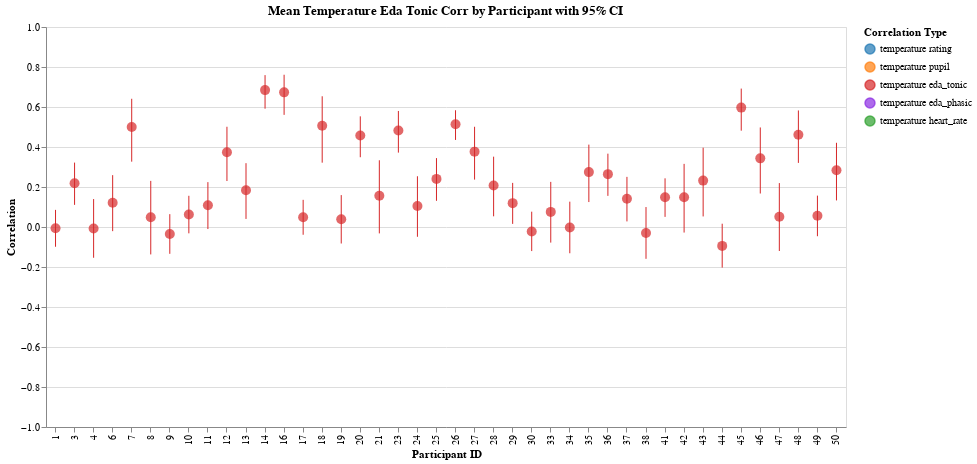

This figure's notebook cell:
### Markdown cell above
## Temperature / EDA Tonic

### Code cell
# Note that correlation values are slightly higher if we'd used detrended EDA tonic
# components (see eda.py)
# EDA tonic detrended > EDA tonic > EDA raw > EDA phasic
col1, col2 = "temperature", "eda_tonic"

corr_by_trial = calculate_correlations_by_trial(df, col1, col2)
corr_by_participant = aggregate_correlations_fisher_z(
    corr_by_trial, col1, col2, "participant_id", include_ci=True
)
# plot_correlations_by_trial(corr_by_trial, col1, col2)
eda_tonic = plot_correlations_by_participant(
    corr_by_participant, col1, col2, with_config=-False, color_map=COLORS
)
eda_tonic

### Figure 1 — Vega-Lite specification as saved in the notebook (floating-point values rounded to 4 significant figures)
{"config": {"view": {"continuousWidth": 300, "continuousHeight": 300}}, "layer": [{"mark": {"type": "rule"}, "encoding": {"color": {"field": "correlation_type", "legend": {"labelExpr": "replace(replace(datum.label, '_corr', ''), '_', ' ')", "title": "Correlation Type"}, "scale": {"domain": ["temperature_rating_corr", "temperature_pupil_corr", "temperature_eda_tonic_corr", "temperature_eda_phasic_corr", "temperature_heart_rate_corr"], "range": ["#1f77b4", "#ff7f0e", "#d62728", "#8a2be2", "#2ca02c"]}, "type": "nominal"}, "x": {"axis": {"title": "Participant ID"}, "field": "participant_id", "type": "ordinal"}, "y": {"axis": {"title": "Correlation"}, "field": "participant_id_temperature_eda_tonic_corr_ci_lower", "scale": {"domain": [-1, 1]}, "type": "quantitative"}, "y2": {"field": "participant_id_temperature_eda_tonic_corr_ci_upper"}}, "title": "Mean Temperature Eda Tonic Corr by Participant with 95% CI"}, {"mark": {"type": "circle", "size": 100}, "encoding": {"color": {"field": "correlation_type", "legend": {"labelExpr": "replace(replace(datum.label, '_corr', ''), '_', ' ')", "title": "Correlation Type"}, "scale": {"domain": ["temperature_rating_corr", "temperature_pupil_corr", "temperature_eda_tonic_corr", "temperature_eda_phasic_corr", "temperature_heart_rate_corr"], "range": ["#1f77b4", "#ff7f0e", "#d62728", "#8a2be2", "#2ca02c"]}, "type": "nominal"}, "tooltip": [{"field": "participant_id", "title": "Participant", "type": "nominal"}, {"field": "participant_id_temperature_eda_tonic_corr_mean", "format": ".3f", "title": "Mean Correlation", "type": "quantitative"}, {"field": "participant_id_temperature_eda_tonic_corr_ci_lower", "format": ".3f", "title": "CI Lower", "type": "quantitative"}, {"field": "participant_id_temperature_eda_tonic_corr_ci_upper", "format": ".3f", "title": "CI Upper", "type": "quantitative"}], "x": {"axis": {"title": "Participant ID"}, "field": "participant_id", "type": "ordinal"}, "y": {"field": "participant_id_temperature_eda_tonic_corr_mean", "type": "quantitative"}}, "title": "Mean Temperature Eda Tonic Corr by Participant with 95% CI"}], "data": {"name": "data-acbb6e34c3b6b067cfcdd8a71e4018d1"}, "height": 400, "width": 800, "$schema": "https://vega.github.io/schema/vega-lite/v5.20.1.json", "datasets": {"data-acbb6e34c3b6b067cfcdd8a71e4018d1": [{"participant_id": 1, "participant_id_temperature_eda_tonic_corr_mean": -0.006659, "participant_id_temperature_eda_tonic_corr_ci_lower": -0.09881, "participant_id_temperature_eda_tonic_corr_ci_upper": 0.0856, "correlation_type": "temperature_eda_tonic_corr"}, {"participant_id": 3, "participant_id_temperature_eda_tonic_corr_mean": 0.2189, "participant_id_temperature_eda_tonic_corr_ci_lower": 0.1106, "participant_id_temperature_eda_tonic_corr_ci_upper": 0.322, "correlation_type": "temperature_eda_tonic_corr"}, {"participant_id": 4, "participant_id_temperature_eda_tonic_corr_mean": -0.007275, "participant_id_temperature_eda_tonic_corr_ci_lower": -0.1539, "participant_id_temperature_eda_tonic_corr_ci_upper": 0.1397, "correlation_type": "temperature_eda_tonic_corr"}, {"participant_id": 6, "participant_id_temperature_eda_tonic_corr_mean": 0.1216, "participant_id_temperature_eda_tonic_corr_ci_lower": -0.02085, "participant_id_temperature_eda_tonic_corr_ci_upper": 0.2593, "correlation_type": "temperature_eda_tonic_corr"}, {"participant_id": 7, "participant_id_temperature_eda_tonic_corr_mean": 0.5002, "participant_id_temperature_eda_tonic_corr_ci_lower": 0.3267, "participant_id_temperature_eda_tonic_corr_ci_upper": 0.6411, "correlation_type": "temperature_eda_tonic_corr"}, {"participant_id": 8, "participant_id_temperature_eda_tonic_corr_mean": 0.04836, "participant_id_temperature_eda_tonic_corr_ci_lower": -0.1372, "participant_id_temperature_eda_tonic_corr_ci_upper": 0.2306, "correlation_type": "temperature_eda_tonic_corr"}, {"participant_id": 9, "participant_id_temperature_eda_tonic_corr_mean": -0.0353, "participant_id_temperature_eda_tonic_corr_ci_lower": -0.1341, "participant_id_temperature_eda_tonic_corr_ci_upper": 0.06422, "correlation_type": "temperature_eda_tonic_corr"}, {"participant_id": 10, "participant_id_temperature_eda_tonic_corr_mean": 0.06273, "participant_id_temperature_eda_tonic_corr_ci_lower": -0.03168, "participant_id_temperature_eda_tonic_corr_ci_upper": 0.156, "correlation_type": "temperature_eda_tonic_corr"}, {"participant_id": 11, "participant_id_temperature_eda_tonic_corr_mean": 0.1086, "participant_id_temperature_eda_tonic_corr_ci_lower": -0.01021, "participant_id_temperature_eda_tonic_corr_ci_upper": 0.2243, "correlation_type": "temperature_eda_tonic_corr"}, {"participant_id": 12, "participant_id_temperature_eda_tonic_corr_mean": 0.3735, "participant_id_temperature_eda_tonic_corr_ci_lower": 0.2298, "participant_id_temperature_eda_tonic_corr_ci_upper": 0.5012, "correlation_type": "temperature_eda_tonic_corr"}, {"participant_id": 13, "participant_id_temperature_eda_tonic_corr_mean": 0.1834, "participant_id_temperature_eda_tonic_corr_ci_lower": 0.04039, "participant_id_temperature_eda_tonic_corr_ci_upper": 0.3191, "correlation_type": "temperature_eda_tonic_corr"}, {"participant_id": 14, "participant_id_temperature_eda_tonic_corr_mean": 0.6845, "participant_id_temperature_eda_tonic_corr_ci_lower": 0.5916, "participant_id_temperature_eda_tonic_corr_ci_upper": 0.7594, "correlation_type": "temperature_eda_tonic_corr"}, {"participant_id": 16, "participant_id_temperature_eda_tonic_corr_mean": 0.6732, "participant_id_temperature_eda_tonic_corr_ci_lower": 0.5607, "participant_id_temperature_eda_tonic_corr_ci_upper": 0.7613, "correlation_type": "temperature_eda_tonic_corr"}, {"participant_id": 17, "participant_id_temperature_eda_tonic_corr_mean": 0.04888, "participant_id_temperature_eda_tonic_corr_ci_lower": -0.03881, "participant_id_temperature_eda_tonic_corr_ci_upper": 0.1358, "correlation_type": "temperature_eda_tonic_corr"}, {"participant_id": 18, "participant_id_temperature_eda_tonic_corr_mean": 0.5061, "participant_id_temperature_eda_tonic_corr_ci_lower": 0.3216, "participant_id_temperature_eda_tonic_corr_ci_upper": 0.6537, "correlation_type": "temperature_eda_tonic_corr"}, {"participant_id": 19, "participant_id_temperature_eda_tonic_corr_mean": 0.03904, "participant_id_temperature_eda_tonic_corr_ci_lower": -0.08255, "participant_id_temperature_eda_tonic_corr_ci_upper": 0.1595, "correlation_type": "temperature_eda_tonic_corr"}, {"participant_id": 20, "participant_id_temperature_eda_tonic_corr_mean": 0.4571, "participant_id_temperature_eda_tonic_corr_ci_lower": 0.3489, "participant_id_temperature_eda_tonic_corr_ci_upper": 0.5533, "correlation_type": "temperature_eda_tonic_corr"}, {"participant_id": 21, "participant_id_temperature_eda_tonic_corr_mean": 0.1562, "participant_id_temperature_eda_tonic_corr_ci_lower": -0.03198, "participant_id_temperature_eda_tonic_corr_ci_upper": 0.3336, "correlation_type": "temperature_eda_tonic_corr"}, {"participant_id": 23, "participant_id_temperature_eda_tonic_corr_mean": 0.4828, "participant_id_temperature_eda_tonic_corr_ci_lower": 0.3719, "participant_id_temperature_eda_tonic_corr_ci_upper": 0.5801, "correlation_type": "temperature_eda_tonic_corr"}, {"participant_id": 24, "participant_id_temperature_eda_tonic_corr_mean": 0.1048, "participant_id_temperature_eda_tonic_corr_ci_lower": -0.04895, "participant_id_temperature_eda_tonic_corr_ci_upper": 0.2537, "correlation_type": "temperature_eda_tonic_corr"}, {"participant_id": 25, "participant_id_temperature_eda_tonic_corr_mean": 0.2406, "participant_id_temperature_eda_tonic_corr_ci_lower": 0.1309, "participant_id_temperature_eda_tonic_corr_ci_upper": 0.3445, "correlation_type": "temperature_eda_tonic_corr"}, {"participant_id": 26, "participant_id_temperature_eda_tonic_corr_mean": 0.5133, "participant_id_temperature_eda_tonic_corr_ci_lower": 0.4353, "participant_id_temperature_eda_tonic_corr_ci_upper": 0.5837, "correlation_type": "temperature_eda_tonic_corr"}, {"participant_id": 27, "participant_id_temperature_eda_tonic_corr_mean": 0.3767, "participant_id_temperature_eda_tonic_corr_ci_lower": 0.237, "participant_id_temperature_eda_tonic_corr_ci_upper": 0.5011, "correlation_type": "temperature_eda_tonic_corr"}, {"participant_id": 28, "participant_id_temperature_eda_tonic_corr_mean": 0.2074, "participant_id_temperature_eda_tonic_corr_ci_lower": 0.05343, "participant_id_temperature_eda_tonic_corr_ci_upper": 0.3517, "correlation_type": "temperature_eda_tonic_corr"}, {"participant_id": 29, "participant_id_temperature_eda_tonic_corr_mean": 0.1194, "participant_id_temperature_eda_tonic_corr_ci_lower": 0.01561, "participant_id_temperature_eda_tonic_corr_ci_upper": 0.2206, "correlation_type": "temperature_eda_tonic_corr"}, {"participant_id": 30, "participant_id_temperature_eda_tonic_corr_mean": -0.0221, "participant_id_temperature_eda_tonic_corr_ci_lower": -0.1204, "participant_id_temperature_eda_tonic_corr_ci_upper": 0.07659, "correlation_type": "temperature_eda_tonic_corr"}, {"participant_id": 33, "participant_id_temperature_eda_tonic_corr_mean": 0.07553, "participant_id_temperature_eda_tonic_corr_ci_lower": -0.078, "participant_id_temperature_eda_tonic_corr_ci_upper": 0.2256, "correlation_type": "temperature_eda_tonic_corr"}, {"participant_id": 34, "participant_id_temperature_eda_tonic_corr_mean": -0.002357, "participant_id_temperature_eda_tonic_corr_ci_lower": -0.1313, "participant_id_temperature_eda_tonic_corr_ci_upper": 0.1267, "correlation_type": "temperature_eda_tonic_corr"}, {"participant_id": 35, "participant_id_temperature_eda_tonic_corr_mean": 0.2744, "participant_id_temperature_eda_tonic_corr_ci_lower": 0.1247, "participant_id_temperature_eda_tonic_corr_ci_upper": 0.4119, "correlation_type": "temperature_eda_tonic_corr"}, {"participant_id": 36, "participant_id_temperature_eda_tonic_corr_mean": 0.2643, "participant_id_temperature_eda_tonic_corr_ci_lower": 0.1557, "participant_id_temperature_eda_tonic_corr_ci_upper": 0.3667, "correlation_type": "temperature_eda_tonic_corr"}, {"participant_id": 37, "participant_id_temperature_eda_tonic_corr_mean": 0.1411, "participant_id_temperature_eda_tonic_corr_ci_lower": 0.02793, "participant_id_temperature_eda_tonic_corr_ci_upper": 0.2506, "correlation_type": "temperature_eda_tonic_corr"}, {"participant_id": 38, "participant_id_temperature_eda_tonic_corr_mean": -0.03019, "participant_id_temperature_eda_tonic_corr_ci_lower": -0.1591, "participant_id_temperature_eda_tonic_corr_ci_upper": 0.09973, "correlation_type": "temperature_eda_tonic_corr"}, {"participant_id": 41, "participant_id_temperature_eda_tonic_corr_mean": 0.1484, "participant_id_temperature_eda_tonic_corr_ci_lower": 0.05056, "participant_id_temperature_eda_tonic_corr_ci_upper": 0.2434, "correlation_type": "temperature_eda_tonic_corr"}, {"participant_id": 42, "participant_id_temperature_eda_tonic_corr_mean": 0.1484, "participant_id_temperature_eda_tonic_corr_ci_lower": -0.02778, "participant_id_temperature_eda_tonic_corr_ci_upper": 0.3157, "correlation_type": "temperature_eda_tonic_corr"}, {"participant_id": 43, "participant_id_temperature_eda_tonic_corr_mean": 0.2319, "participant_id_temperature_eda_tonic_corr_ci_lower": 0.05276, "participant_id_temperature_eda_tonic_corr_ci_upper": 0.3966, "correlation_type": "temperature_eda_tonic_corr"}, {"participant_id": 44, "participant_id_temperature_eda_tonic_corr_mean": -0.09443, "participant_id_temperature_eda_tonic_corr_ci_lower": -0.203, "participant_id_temperature_eda_tonic_corr_ci_upper": 0.01644, "correlation_type": "temperature_eda_tonic_corr"}, {"participant_id": 45, "participant_id_temperature_eda_tonic_corr_mean": 0.597, "participant_id_temperature_eda_tonic_corr_ci_lower": 0.4816, "participant_id_temperature_eda_tonic_corr_ci_upper": 0.6921, "correlation_type": "temperature_eda_tonic_corr"}, {"participant_id": 46, "participant_id_temperature_eda_tonic_corr_mean": 0.3432, "participant_id_temperature_eda_tonic_corr_ci_lower": 0.1675, "participant_id_temperature_eda_tonic_corr_ci_upper": 0.4977, "correlation_type": "temperature_eda_tonic_corr"}, {"participant_id": 47, "participant_id_temperature_eda_tonic_corr_mean": 0.05132, "participant_id_temperature_eda_tonic_corr_ci_lower": -0.1199, "participant_id_temperature_eda_tonic_corr_ci_upper": 0.2196, "correlation_type": "temperature_eda_tonic_corr"}, {"participant_id": 48, "participant_id_temperature_eda_tonic_corr_mean": 0.4616, "participant_id_temperature_eda_tonic_corr_ci_lower": 0.3205, "participant_id_temperature_eda_tonic_corr_ci_upper": 0.5827, "correlation_type": "temperature_eda_tonic_corr"}, {"participant_id": 49, "participant_id_temperature_eda_tonic_corr_mean": 0.05596, "participant_id_temperature_eda_tonic_corr_ci_lower": -0.04611, "participant_id_temperature_eda_tonic_corr_ci_upper": 0.1569, "correlation_type": "temperature_eda_tonic_corr"}, {"participant_id": 50, "participant_id_temperature_eda_tonic_corr_mean": 0.2833, "participant_id_temperature_eda_tonic_corr_ci_lower": 0.1329, "participant_id_temperature_eda_tonic_corr_ci_upper": 0.4211, "correlation_type": "temperature_eda_tonic_corr"}]}}
